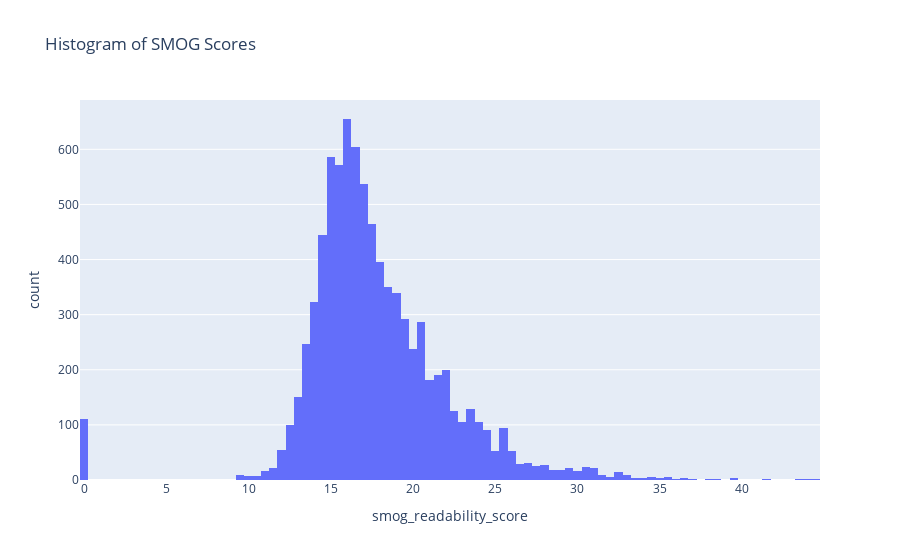

The code cell stored with this chart in its notebook:
### Code cell
df["smog_readability_score"] = df.text.apply(lambda x : textstat.textstat.smog_index(str(x)))
fig = px.histogram(df, x="smog_readability_score", title = "Histogram of SMOG Scores")
fig.show()

### Figure 1 — Plotly figure (JSON) as saved in the notebook; plotly's stock layout.template omitted (floating-point values rounded to 4 significant figures; data arrays with more than 128 entries replaced by an {"elided": "..."} marker saying what was removed)
{"data": [{"alignmentgroup": "True", "bingroup": "x", "hovertemplate": "smog_readability_score=%{x}<br>count=%{y}<extra></extra>", "legendgroup": "", "marker": {"color": "#636efa", "pattern": {"shape": ""}}, "name": "", "offsetgroup": "", "orientation": "v", "showlegend": false, "type": "histogram", "x": {"elided": "8446 float values"}, "xaxis": "x", "yaxis": "y"}], "layout": {"barmode": "relative", "legend": {"tracegroupgap": 0}, "title": {"text": "Histogram of SMOG Scores"}, "xaxis": {"anchor": "y", "domain": [0, 1], "title": {"text": "smog_readability_score"}}, "yaxis": {"anchor": "x", "domain": [0, 1], "title": {"text": "count"}}}}
